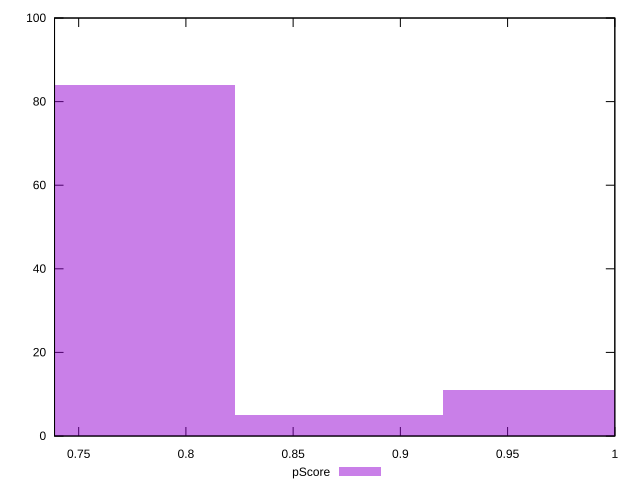

This figure's gnuplot source:
reset

$pScore <<EOF
0.9682162192460442 11
0.7745729753968353 84
0.8713945973214398 5
EOF

set key outside below
set boxwidth 0.09682162192460442
set xrange [0.7387433333333333:1]
set yrange [0:100]
set trange [0:100]
set style fill transparent solid 0.5 noborder
set terminal svg size 640, 490 enhanced background rgb 'white'
set output "reprap/uses-rel-preconnect/samples/pages/pScore/histogram.svg"

plot $pScore title "pScore" with boxes

reset
